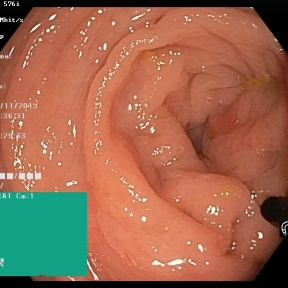
#> input picture pytorch-superpoint/images/00177.jpg, 288 x 288 px, found by its file name
$ python sift_match_points.py
#> lines starting #> are read from the running program, lines starting #| are printed output that depends on the picture

import cv2
import matplotlib.pyplot as plt

def find_and_draw_matches(img1_path, img2_path):

    img1 = cv2.imread(img1_path)
#> img1 is the input picture: shape (288, 288, 3); mean B, G, R 77.9, 102.4, 155
    img2 = cv2.imread(img2_path)
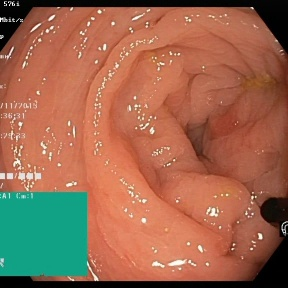
#> input picture pytorch-superpoint/match_points_images/00178.jpg, 288 x 288 px, found by its file name
#> img2 is the input picture: shape (288, 288, 3); mean B, G, R 78.6, 103.4, 155.9

    # convert it to the grayscale
    gray1 = cv2.cvtColor(img1, cv2.COLOR_BGR2GRAY)
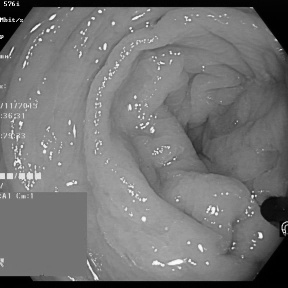
#> gray1: shape (288, 288); min 0, max 255, mean 115.3
    gray2 = cv2.cvtColor(img2, cv2.COLOR_BGR2GRAY)
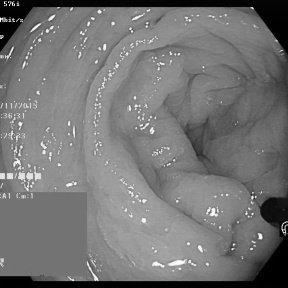
#> gray2: shape (288, 288); min 0, max 255, mean 116.3


    sift = cv2.SIFT_create()


    kp1, des1 = sift.detectAndCompute(gray1, None)
#> kp1 = 192 keypoints; strongest (x, y, size): (260, 236, 3.1), (100, 11, 2.2), (40, 39, 2), (48, 30, 2.1)
    kp2, des2 = sift.detectAndCompute(gray2, None)
#> kp2 = 173 keypoints; strongest (x, y, size): (260, 236, 3), (47, 31, 2.1), (72, 8, 2), (99, 12, 2.3)


    flann = cv2.FlannBasedMatcher()
    matches = flann.knnMatch(des1, des2, k=2)
#> matches = 192 matches


    good_matches = []
    for m, n in matches:
        if m.distance < 0.7 * n.distance:
            good_matches.append(m)
#> after the loop, good_matches = 94 matches


    img_matches = cv2.drawMatches(img1, kp1, img2, kp2, good_matches, None, flags=cv2.DrawMatchesFlags_NOT_DRAW_SINGLE_POINTS)
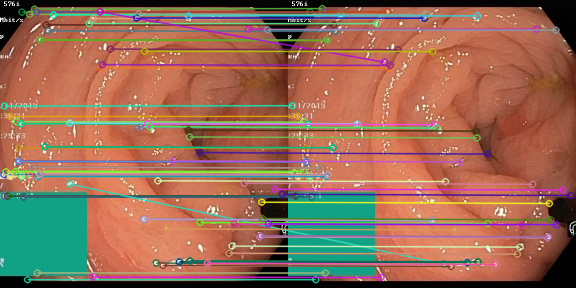
#> img_matches: shape (288, 576, 3); mean B, G, R 85.7, 107.1, 150.6

    img_matches = cv2.cvtColor(img_matches, cv2.COLOR_BGR2RGB)
    img_matches[img_matches == 255] = 0
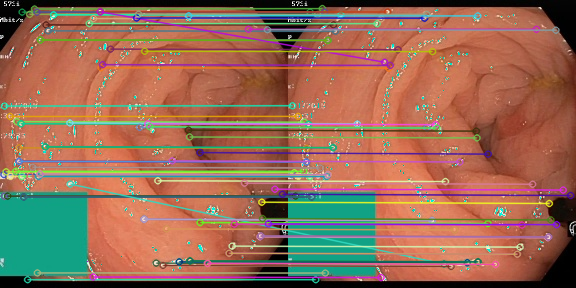
#> img_matches: shape (288, 576, 3); mean R, G, B 149.3, 107.1, 85.6


    plt.imshow(img_matches)
    plt.title("Matched Points")
    plt.show()

if __name__ == "__main__":
    # Replace with your image path
    img1_path = "/Users/zhiguoma/Desktop/master/homework/image_understanding/dataset/EndoJPEG/hyperK_000/00177.jpg"
    # Replace with your image path
    img2_path = "/Users/zhiguoma/Desktop/master/homework/image_understanding/dataset/EndoJPEG/hyperK_000/00178.jpg" # Replace with your image path

    find_and_draw_matches(img1_path, img2_path)
